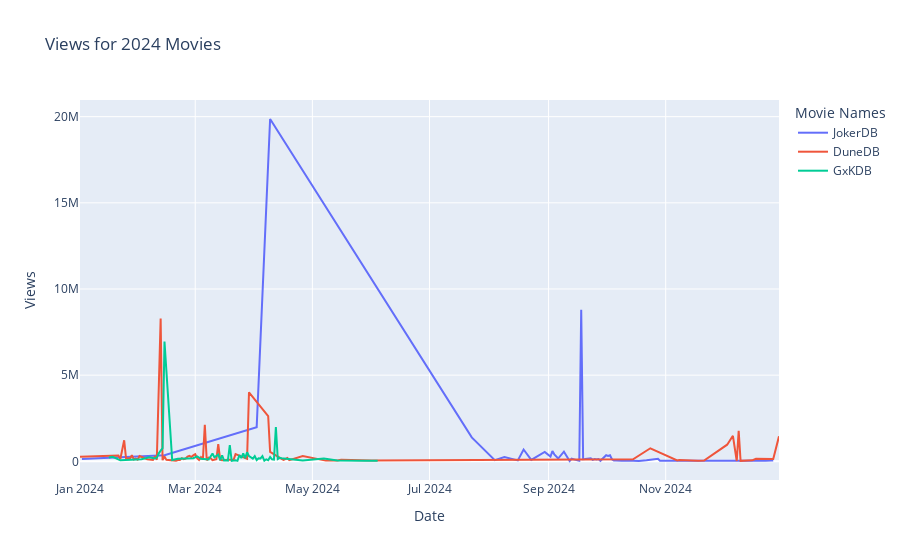

Notebook source saved alongside this figure:
### Code cell
data = pd.DataFrame({
    'Date': pd.concat([
        pd.Series(JokerDB_views.index), 
        pd.Series(BeetleJuiceDB_views.index), 
        pd.Series(DuneDB_views.index), 
        pd.Series(GxKDB_views.index)
    ]),
    'View Count': pd.concat([
        pd.Series(JokerDB_views.values), 
        pd.Series(BeetleJuiceDB_views.values), 
        pd.Series(DuneDB_views.values), 
        pd.Series(GxKDB_views.values)
    ]),
    'Movie': (['JokerDB'] * len(JokerDB_views) +
              ['BeetleJuiceDB'] * len(BeetleJuiceDB_views) +
              ['DuneDB'] * len(DuneDB_views) +
              ['GxKDB'] * len(GxKDB_views))
})

fig = px.line(
    data, 
    x='Date', 
    y='View Count', 
    color='Movie', 
    title='Views for 2024 Movies'
)

fig.update_layout(
    xaxis_title='Date',
    yaxis_title='Views',
    legend_title='Movie Names',
)




BlueBeetleDB_views = BlueBeetleDB[BlueBeetleDB['created_at'].dt.year == 2023].groupby(BlueBeetleDB['created_at'].dt.date)['view_count'].sum()


fig.show()
